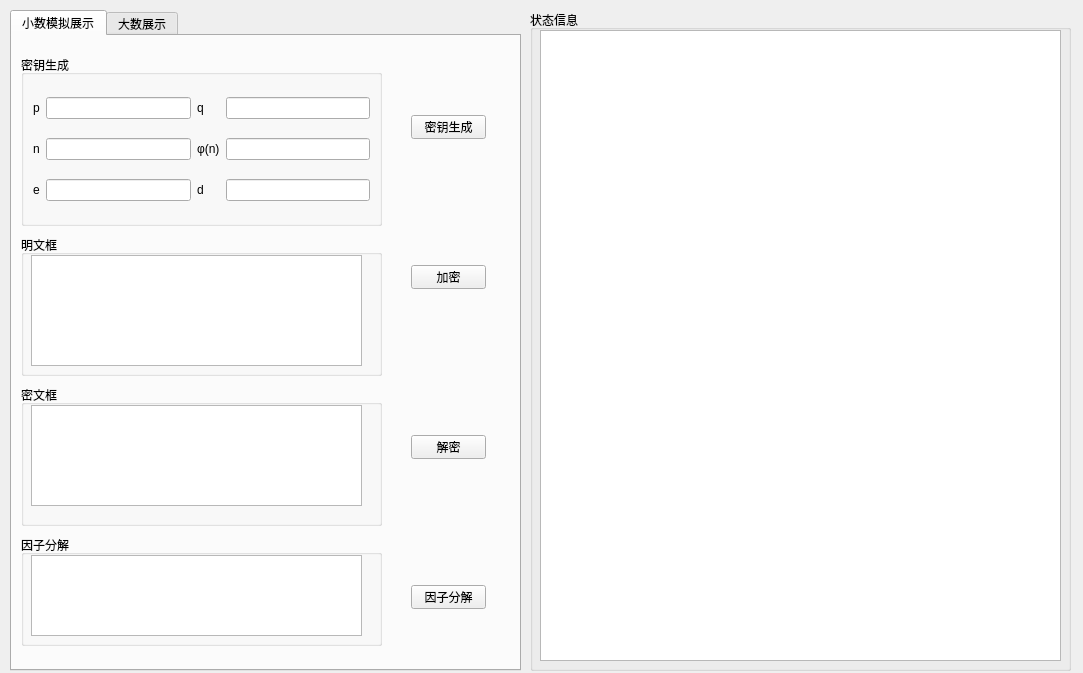
<?xml version="1.0" encoding="UTF-8"?>
<ui version="4.0">
 <class>Form</class>
 <widget class="QWidget" name="Form">
  <property name="geometry">
   <rect>
    <x>0</x>
    <y>0</y>
    <width>1083</width>
    <height>673</height>
   </rect>
  </property>
  <property name="windowTitle">
   <string>RSA过程展示软件</string>
  </property>
  <widget class="QTabWidget" name="tabWidget">
   <property name="geometry">
    <rect>
     <x>10</x>
     <y>10</y>
     <width>511</width>
     <height>661</height>
    </rect>
   </property>
   <property name="currentIndex">
    <number>0</number>
   </property>
   <widget class="QWidget" name="tab">
    <attribute name="title">
     <string>小数模拟展示</string>
    </attribute>
    <layout class="QGridLayout" name="gridLayout">
     <item row="0" column="0">
      <widget class="QWidget" name="widget" native="true">
       <widget class="QPushButton" name="pushButton_generate_key_1">
        <property name="geometry">
         <rect>
          <x>390</x>
          <y>70</y>
          <width>75</width>
          <height>24</height>
         </rect>
        </property>
        <property name="text">
         <string>密钥生成</string>
        </property>
       </widget>
       <widget class="QGroupBox" name="groupBox">
        <property name="geometry">
         <rect>
          <x>0</x>
          <y>190</y>
          <width>361</width>
          <height>141</height>
         </rect>
        </property>
        <property name="title">
         <string>明文框</string>
        </property>
        <widget class="QTextEdit" name="textEdit_m">
         <property name="geometry">
          <rect>
           <x>10</x>
           <y>20</y>
           <width>331</width>
           <height>111</height>
          </rect>
         </property>
        </widget>
       </widget>
       <widget class="QGroupBox" name="groupBox_2">
        <property name="geometry">
         <rect>
          <x>0</x>
          <y>340</y>
          <width>361</width>
          <height>141</height>
         </rect>
        </property>
        <property name="title">
         <string>密文框</string>
        </property>
        <widget class="QTextEdit" name="textEdit_c">
         <property name="geometry">
          <rect>
           <x>10</x>
           <y>20</y>
           <width>331</width>
           <height>101</height>
          </rect>
         </property>
        </widget>
       </widget>
       <widget class="QPushButton" name="pushButton_encrypt_1">
        <property name="geometry">
         <rect>
          <x>390</x>
          <y>220</y>
          <width>75</width>
          <height>24</height>
         </rect>
        </property>
        <property name="text">
         <string>加密</string>
        </property>
       </widget>
       <widget class="QPushButton" name="pushButton_decrypt_1">
        <property name="geometry">
         <rect>
          <x>390</x>
          <y>390</y>
          <width>75</width>
          <height>24</height>
         </rect>
        </property>
        <property name="text">
         <string>解密</string>
        </property>
       </widget>
       <widget class="QPushButton" name="pushButton_trial_division">
        <property name="geometry">
         <rect>
          <x>390</x>
          <y>540</y>
          <width>75</width>
          <height>24</height>
         </rect>
        </property>
        <property name="text">
         <string>因子分解</string>
        </property>
       </widget>
       <widget class="QGroupBox" name="groupBox_4">
        <property name="geometry">
         <rect>
          <x>0</x>
          <y>10</y>
          <width>361</width>
          <height>171</height>
         </rect>
        </property>
        <property name="title">
         <string>密钥生成</string>
        </property>
        <layout class="QGridLayout" name="gridLayout_4">
         <item row="0" column="0">
          <widget class="QLabel" name="label_13">
           <property name="text">
            <string>p</string>
           </property>
          </widget>
         </item>
         <item row="0" column="1">
          <widget class="QLineEdit" name="lineEdit_p">
           <property name="readOnly">
            <bool>true</bool>
           </property>
          </widget>
         </item>
         <item row="0" column="2">
          <widget class="QLabel" name="label_14">
           <property name="text">
            <string>q</string>
           </property>
          </widget>
         </item>
         <item row="0" column="3">
          <widget class="QLineEdit" name="lineEdit_q">
           <property name="readOnly">
            <bool>true</bool>
           </property>
          </widget>
         </item>
         <item row="1" column="0">
          <widget class="QLabel" name="label_15">
           <property name="text">
            <string>n</string>
           </property>
          </widget>
         </item>
         <item row="1" column="1">
          <widget class="QLineEdit" name="lineEdit_n">
           <property name="readOnly">
            <bool>true</bool>
           </property>
          </widget>
         </item>
         <item row="1" column="2">
          <widget class="QLabel" name="label_18">
           <property name="text">
            <string>φ(n)</string>
           </property>
          </widget>
         </item>
         <item row="1" column="3">
          <widget class="QLineEdit" name="lineEdit_fn">
           <property name="readOnly">
            <bool>true</bool>
           </property>
          </widget>
         </item>
         <item row="2" column="0">
          <widget class="QLabel" name="label_19">
           <property name="text">
            <string>e</string>
           </property>
          </widget>
         </item>
         <item row="2" column="1">
          <widget class="QLineEdit" name="lineEdit_e">
           <property name="readOnly">
            <bool>true</bool>
           </property>
          </widget>
         </item>
         <item row="2" column="2">
          <widget class="QLabel" name="label_17">
           <property name="text">
            <string>d</string>
           </property>
          </widget>
         </item>
         <item row="2" column="3">
          <widget class="QLineEdit" name="lineEdit_d">
           <property name="readOnly">
            <bool>true</bool>
           </property>
          </widget>
         </item>
        </layout>
       </widget>
       <widget class="QGroupBox" name="groupBox_9">
        <property name="geometry">
         <rect>
          <x>0</x>
          <y>490</y>
          <width>361</width>
          <height>111</height>
         </rect>
        </property>
        <property name="title">
         <string>因子分解</string>
        </property>
        <widget class="QTextEdit" name="textEdit_y">
         <property name="geometry">
          <rect>
           <x>10</x>
           <y>20</y>
           <width>331</width>
           <height>81</height>
          </rect>
         </property>
        </widget>
       </widget>
      </widget>
     </item>
    </layout>
   </widget>
   <widget class="QWidget" name="tab_2">
    <attribute name="title">
     <string>大数展示</string>
    </attribute>
    <widget class="QTabWidget" name="tabWidget_2">
     <property name="geometry">
      <rect>
       <x>10</x>
       <y>10</y>
       <width>491</width>
       <height>511</height>
      </rect>
     </property>
     <property name="currentIndex">
      <number>1</number>
     </property>
     <widget class="QWidget" name="tab_3">
      <attribute name="title">
       <string>RSA</string>
      </attribute>
      <widget class="QLabel" name="label_2">
       <property name="geometry">
        <rect>
         <x>10</x>
         <y>50</y>
         <width>54</width>
         <height>16</height>
        </rect>
       </property>
       <property name="text">
        <string>公钥</string>
       </property>
      </widget>
      <widget class="QTextEdit" name="textEdit_public_key">
       <property name="geometry">
        <rect>
         <x>10</x>
         <y>70</y>
         <width>181</width>
         <height>81</height>
        </rect>
       </property>
       <property name="styleSheet">
        <string notr="true"/>
       </property>
       <property name="readOnly">
        <bool>true</bool>
       </property>
      </widget>
      <widget class="QLabel" name="label_3">
       <property name="geometry">
        <rect>
         <x>200</x>
         <y>50</y>
         <width>54</width>
         <height>16</height>
        </rect>
       </property>
       <property name="text">
        <string>私钥</string>
       </property>
      </widget>
      <widget class="QTextEdit" name="textEdit_private_key">
       <property name="geometry">
        <rect>
         <x>210</x>
         <y>70</y>
         <width>181</width>
         <height>81</height>
        </rect>
       </property>
       <property name="readOnly">
        <bool>true</bool>
       </property>
      </widget>
      <widget class="QWidget" name="layoutWidget">
       <property name="geometry">
        <rect>
         <x>10</x>
         <y>10</y>
         <width>124</width>
         <height>23</height>
        </rect>
       </property>
       <layout class="QHBoxLayout" name="horizontalLayout">
        <item>
         <widget class="QLabel" name="label">
          <property name="text">
           <string>密钥长度</string>
          </property>
         </widget>
        </item>
        <item>
         <widget class="QComboBox" name="comboBox_rsa">
          <item>
           <property name="text">
            <string>2048</string>
           </property>
          </item>
          <item>
           <property name="text">
            <string>4096</string>
           </property>
          </item>
         </widget>
        </item>
       </layout>
      </widget>
      <widget class="QPushButton" name="pushButton_generate_key_2">
       <property name="geometry">
        <rect>
         <x>400</x>
         <y>90</y>
         <width>81</width>
         <height>24</height>
        </rect>
       </property>
       <property name="text">
        <string>密钥生成</string>
       </property>
      </widget>
      <widget class="QGroupBox" name="groupBox_10">
       <property name="geometry">
        <rect>
         <x>0</x>
         <y>160</y>
         <width>481</width>
         <height>151</height>
        </rect>
       </property>
       <property name="title">
        <string>明文框</string>
       </property>
       <widget class="QTextEdit" name="textEdit_LM">
        <property name="geometry">
         <rect>
          <x>10</x>
          <y>20</y>
          <width>381</width>
          <height>111</height>
         </rect>
        </property>
       </widget>
       <widget class="QPushButton" name="pushButton_encrypt_2">
        <property name="geometry">
         <rect>
          <x>400</x>
          <y>60</y>
          <width>81</width>
          <height>24</height>
         </rect>
        </property>
        <property name="text">
         <string>加密</string>
        </property>
       </widget>
      </widget>
      <widget class="QGroupBox" name="groupBox_11">
       <property name="geometry">
        <rect>
         <x>0</x>
         <y>320</y>
         <width>481</width>
         <height>151</height>
        </rect>
       </property>
       <property name="title">
        <string>密文框</string>
       </property>
       <widget class="QTextEdit" name="textEdit_LC">
        <property name="geometry">
         <rect>
          <x>10</x>
          <y>20</y>
          <width>381</width>
          <height>111</height>
         </rect>
        </property>
       </widget>
       <widget class="QPushButton" name="pushButton_decrypt_2">
        <property name="geometry">
         <rect>
          <x>400</x>
          <y>60</y>
          <width>81</width>
          <height>24</height>
         </rect>
        </property>
        <property name="text">
         <string>解密</string>
        </property>
       </widget>
      </widget>
     </widget>
     <widget class="QWidget" name="tab_4">
      <attribute name="title">
       <string>AES</string>
      </attribute>
      <widget class="QLabel" name="label_5">
       <property name="geometry">
        <rect>
         <x>10</x>
         <y>50</y>
         <width>54</width>
         <height>16</height>
        </rect>
       </property>
       <property name="text">
        <string>加密密钥</string>
       </property>
      </widget>
      <widget class="QLabel" name="label_6">
       <property name="geometry">
        <rect>
         <x>200</x>
         <y>50</y>
         <width>54</width>
         <height>16</height>
        </rect>
       </property>
       <property name="text">
        <string>解密密钥</string>
       </property>
      </widget>
      <widget class="QTextEdit" name="textEdit_encrypt_key">
       <property name="geometry">
        <rect>
         <x>10</x>
         <y>70</y>
         <width>181</width>
         <height>81</height>
        </rect>
       </property>
       <property name="readOnly">
        <bool>true</bool>
       </property>
      </widget>
      <widget class="QTextEdit" name="textEdit_decrypt_key">
       <property name="geometry">
        <rect>
         <x>210</x>
         <y>70</y>
         <width>181</width>
         <height>81</height>
        </rect>
       </property>
       <property name="readOnly">
        <bool>true</bool>
       </property>
      </widget>
      <widget class="QPushButton" name="pushButton_generate_key_3">
       <property name="geometry">
        <rect>
         <x>400</x>
         <y>90</y>
         <width>81</width>
         <height>24</height>
        </rect>
       </property>
       <property name="text">
        <string>密钥生成</string>
       </property>
      </widget>
      <widget class="QGroupBox" name="groupBox_14">
       <property name="geometry">
        <rect>
         <x>0</x>
         <y>160</y>
         <width>481</width>
         <height>151</height>
        </rect>
       </property>
       <property name="title">
        <string>明文框</string>
       </property>
       <widget class="QTextEdit" name="textEdit_LM_2">
        <property name="geometry">
         <rect>
          <x>10</x>
          <y>20</y>
          <width>381</width>
          <height>111</height>
         </rect>
        </property>
       </widget>
       <widget class="QPushButton" name="pushButton_encrypt_3">
        <property name="geometry">
         <rect>
          <x>400</x>
          <y>60</y>
          <width>81</width>
          <height>24</height>
         </rect>
        </property>
        <property name="text">
         <string>加密</string>
        </property>
       </widget>
      </widget>
      <widget class="QGroupBox" name="groupBox_15">
       <property name="geometry">
        <rect>
         <x>0</x>
         <y>320</y>
         <width>481</width>
         <height>151</height>
        </rect>
       </property>
       <property name="title">
        <string>密文框</string>
       </property>
       <widget class="QTextEdit" name="textEdit_LC_2">
        <property name="geometry">
         <rect>
          <x>10</x>
          <y>20</y>
          <width>381</width>
          <height>111</height>
         </rect>
        </property>
       </widget>
       <widget class="QPushButton" name="pushButton_decrypt_3">
        <property name="geometry">
         <rect>
          <x>400</x>
          <y>60</y>
          <width>81</width>
          <height>24</height>
         </rect>
        </property>
        <property name="text">
         <string>解密</string>
        </property>
       </widget>
      </widget>
      <widget class="QWidget" name="layoutWidget">
       <property name="geometry">
        <rect>
         <x>10</x>
         <y>10</y>
         <width>102</width>
         <height>23</height>
        </rect>
       </property>
       <layout class="QHBoxLayout" name="horizontalLayout_3">
        <item>
         <widget class="QLabel" name="label_4">
          <property name="text">
           <string>密钥长度</string>
          </property>
         </widget>
        </item>
        <item>
         <widget class="QComboBox" name="comboBox_aes">
          <item>
           <property name="text">
            <string>128</string>
           </property>
          </item>
          <item>
           <property name="text">
            <string>192</string>
           </property>
          </item>
          <item>
           <property name="text">
            <string>256</string>
           </property>
          </item>
         </widget>
        </item>
       </layout>
      </widget>
     </widget>
    </widget>
    <widget class="QGroupBox" name="groupBox_12">
     <property name="geometry">
      <rect>
       <x>10</x>
       <y>520</y>
       <width>421</width>
       <height>111</height>
      </rect>
     </property>
     <property name="title">
      <string>性能分析</string>
     </property>
     <widget class="QTextEdit" name="textEdit_13">
      <property name="geometry">
       <rect>
        <x>10</x>
        <y>20</y>
        <width>391</width>
        <height>81</height>
       </rect>
      </property>
     </widget>
    </widget>
   </widget>
  </widget>
  <widget class="QGroupBox" name="groupBox_3">
   <property name="geometry">
    <rect>
     <x>530</x>
     <y>10</y>
     <width>541</width>
     <height>661</height>
    </rect>
   </property>
   <property name="title">
    <string>状态信息</string>
   </property>
   <widget class="QTextEdit" name="textEdit_4">
    <property name="geometry">
     <rect>
      <x>10</x>
      <y>20</y>
      <width>521</width>
      <height>631</height>
     </rect>
    </property>
   </widget>
  </widget>
 </widget>
 <resources/>
 <connections/>
</ui>
